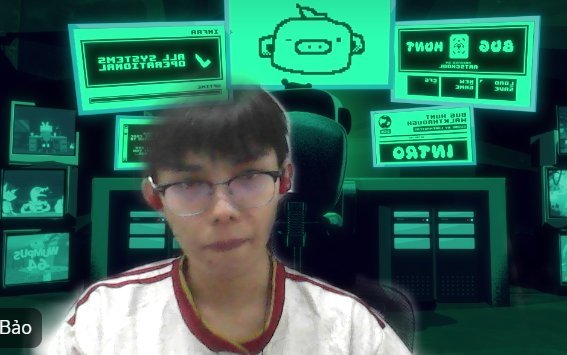
#> input picture Lab_3/images/sample.jpg, 567 x 355 px
$ python canny_lab.py   (older library calls are emulated)
#> lines starting #> are read from the running program, lines starting #| are printed output that depends on the picture; after the words box and inside, x2 and y2 are one past the last pixel; in counts of white or black regions, pixels touching at a corner belong together
"""Canny edge detection: educational stages, libraries, evaluation and video."""
from pathlib import Path
import argparse
import json
import time
import cv2
import numpy as np
from PIL import Image, ImageOps
from scipy.ndimage import binary_dilation
from skimage.feature import canny

ROOT = Path(__file__).resolve().parent


def read_gray(path):
    with Image.open(path) as image:
        return np.asarray(ImageOps.exif_transpose(image).convert('L'))


def validate(sigma, low, high):
    if not np.isfinite([sigma, low, high]).all() or sigma <= 0 or not 0 <= low < high <= 255:
        raise ValueError('Require sigma > 0 and 0 <= low < high <= 255')


def smooth(gray, sigma):
    return cv2.GaussianBlur(gray.astype(np.float64), (0, 0), sigma, borderType=cv2.BORDER_REFLECT_101)


def opencv_canny(gray, sigma=1, low=50, high=100):
    validate(sigma, low, high)
    blurred = np.clip(np.rint(smooth(gray, sigma)), 0, 255).astype(np.uint8)
    return cv2.Canny(blurred, low, high, apertureSize=3, L2gradient=True) > 0


def skimage_canny(gray, sigma=1, low=50, high=100):
    validate(sigma, low, high)
    return canny(gray.astype(float) / 255, sigma=sigma,
                 low_threshold=low / 255, high_threshold=high / 255, mode='reflect')


def manual_canny(gray, sigma=1, low=50, high=100):
    """Teaching version: 4-direction NMS and 8-connected hysteresis."""
    validate(sigma, low, high)
    blurred = smooth(gray, sigma)
    gx = cv2.Sobel(blurred, cv2.CV_64F, 1, 0, ksize=3)
    gy = cv2.Sobel(blurred, cv2.CV_64F, 0, 1, ksize=3)
    magnitude = np.hypot(gx, gy)
    angle = np.degrees(np.arctan2(gy, gx)) % 180
    nms = np.zeros_like(magnitude)
    center = magnitude[1:-1, 1:-1]
    a = angle[1:-1, 1:-1]
    directions = [((a < 22.5) | (a >= 157.5), magnitude[1:-1, :-2], magnitude[1:-1, 2:]),
                  ((a >= 22.5) & (a < 67.5), magnitude[:-2, :-2], magnitude[2:, 2:]),
                  ((a >= 67.5) & (a < 112.5), magnitude[:-2, 1:-1], magnitude[2:, 1:-1]),
                  ((a >= 112.5) & (a < 157.5), magnitude[:-2, 2:], magnitude[2:, :-2])]
    for mask, before, after in directions:
        keep = mask & (center >= before) & (center >= after)
        nms[1:-1, 1:-1][keep] = center[keep]
    strong = (nms >= high) & (nms > 0)
    candidates = ((nms >= low) & (nms > 0)).astype(np.uint8)
    _, labels = cv2.connectedComponents(candidates, connectivity=8)
    connected = np.unique(labels[strong])
    connected = connected[connected != 0]
    edges = np.isin(labels, connected)
    return {'blurred': blurred, 'gx': gx, 'gy': gy, 'magnitude': magnitude,
            'angle': angle, 'nms': nms, 'strong': strong,
            'weak': candidates.astype(bool) & ~strong, 'edges': edges}


def synthetic_scene():
    image = np.full((256, 320), 25, dtype=np.uint8)
    cv2.rectangle(image, (25, 35), (130, 140), 220, -1)
    cv2.circle(image, (230, 90), 45, 170, -1)
    triangle = np.array([[170, 220], [240, 155], [295, 225]], np.int32)
    cv2.fillPoly(image, [triangle], 240)
    # Analytic boundaries from the actual geometry, independent of detectors.
    truth = np.zeros_like(image)
    cv2.rectangle(truth, (25, 35), (130, 140), 1, 1)
    cv2.circle(truth, (230, 90), 45, 1, 1)
    cv2.polylines(truth, [triangle], True, 1, 1)
    return image, truth.astype(bool)


def edge_metrics(prediction, truth, tolerance=2):
    if prediction.shape != truth.shape or tolerance < 0:
        raise ValueError('Shapes must agree and tolerance must be nonnegative')
    pred, target = prediction.astype(bool), truth.astype(bool)
    y, x = np.ogrid[-tolerance:tolerance+1, -tolerance:tolerance+1]
    disk = x*x + y*y <= tolerance*tolerance
    precision = float((pred & binary_dilation(target, structure=disk)).sum() / max(pred.sum(), 1))
    recall = float((target & binary_dilation(pred, structure=disk)).sum() / max(target.sum(), 1))
    return {'precision': precision, 'recall': recall,
            'f1': 2 * precision * recall / max(precision + recall, 1e-12)}


def benchmark(gray, truth):
    def sobel():
        source = smooth(gray, 1)
        return np.hypot(cv2.Sobel(source, cv2.CV_64F, 1, 0), cv2.Sobel(source, cv2.CV_64F, 0, 1)) >= 100
    def laplacian():
        return np.abs(cv2.Laplacian(smooth(gray, 1), cv2.CV_64F, ksize=3)) >= 40
    methods = {'OpenCV': lambda: opencv_canny(gray), 'scikit-image': lambda: skimage_canny(gray),
               'Manual': lambda: manual_canny(gray)['edges'], 'Sobel magnitude': sobel,
               'Laplacian magnitude': laplacian}
    rows, predictions = [], {}
    for name, operation in methods.items():
        operation()  # warm-up
        durations = []
        for _ in range(5):
            start = time.perf_counter()
            prediction = operation()
            durations.append((time.perf_counter() - start) * 1000)
        predictions[name] = prediction
        rows.append({'method': name, 'median_ms': float(np.median(durations)),
                     'edge_pixels': int(prediction.sum()), **edge_metrics(prediction, truth)})
    return rows, predictions


# [52 lines left out: functions regions_and_shapes, process_video, not called in this run]


def main():
    parser = argparse.ArgumentParser(description=__doc__)
    parser.add_argument('--input', type=Path, default=ROOT/'images'/'sample.jpg')
    parser.add_argument('--output', type=Path, default=ROOT/'outputs')
    parser.add_argument('--sigma', type=float, default=1)
    parser.add_argument('--low', type=float, default=50)
    parser.add_argument('--high', type=float, default=100)
    parser.add_argument('--video', type=Path)
    args = parser.parse_args()
    args.output.mkdir(parents=True, exist_ok=True)
    if args.video:
        print('Frames:', process_video(args.video, args.output/'canny_video.mp4', args.sigma, args.low, args.high))
        return
    gray = read_gray(args.input)
#> in read_gray, image is the input picture: PIL image 567x355 RGBA; mean R, G, B, A 49.6, 102.7, 88.1, 255
#> in read_gray, `return np.asarray(ImageOps.exif_transpose(image).convert('L'))`:
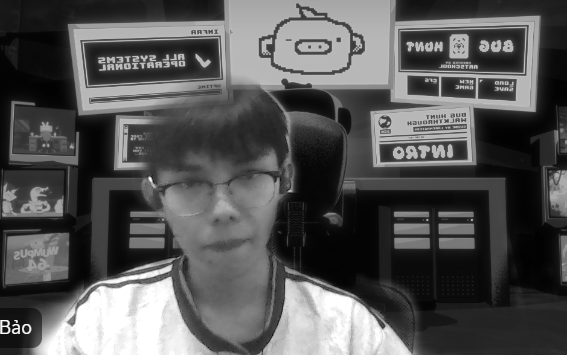
#> returned value: shape (355, 567); min 2, max 255, mean 85.1
    for name, edges in [('opencv', opencv_canny(gray,args.sigma,args.low,args.high)),
                        ('skimage', skimage_canny(gray,args.sigma,args.low,args.high)),
                        ('manual', manual_canny(gray,args.sigma,args.low,args.high)['edges'])]:
#> in manual_canny, `gy = cv2.Sobel(blurred, cv2.CV_64F, 0, 1, ksize=3)`:
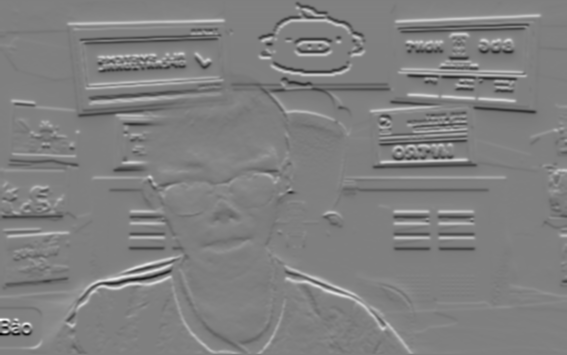
#> gy: shape (355, 567) float64; min -521, max 517.8, mean 1.9; drawn with min black and max white
        Image.fromarray(edges.astype(np.uint8)*255).save(args.output/f'{name}.png')
#> this loop made 3 passes
    scene, truth = synthetic_scene()
#> in synthetic_scene, `image = np.full((256, 320), 25, dtype=np.uint8)`: image: shape (256, 320); every value is 25
#> in synthetic_scene, `cv2.rectangle(truth, (25, 35), (130, 140), 1, 1)`:
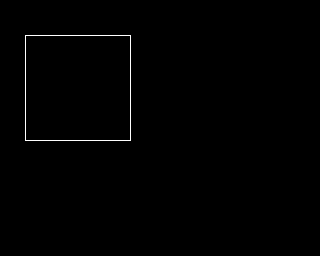
#> truth: shape (256, 320); values 0 (black) and 1 (white), 0.51% white in thin lines or dots, all inside (x1, y1, x2, y2) = (25, 35, 131, 141)
#> in synthetic_scene, `cv2.polylines(truth, [triangle], True, 1, 1)`:
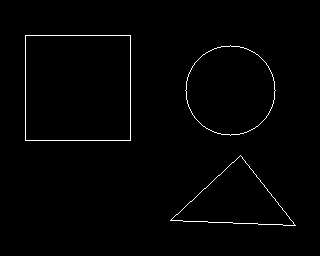
#> truth: shape (256, 320); values 0 (black) and 1 (white), 1.1% white in thin lines or dots, all inside (x1, y1, x2, y2) = (25, 35, 296, 226)
    rows, _ = benchmark(scene, truth)
#> the loop in benchmark, `for name, operation in methods.items():` made 5 passes
#> (name, precision in edge_metrics) on passes 1, 2, 4, 5: ('OpenCV', 1), ('scikit-image', 1), ('Sobel magnitude', 0.959), ('Laplacian magnitude', 0.871)
#> (name, precision in edge_metrics) on pass 3: ('Manual', 1)
#> pass 1, in opencv_canny (call 2), `blurred = np.clip(np.rint(smooth(gray, sigma)), 0, 255).astype(np.uint8)`:
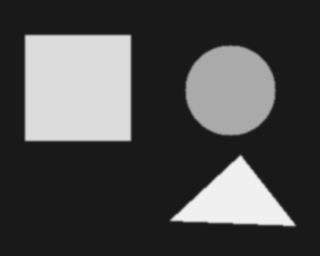
#> blurred: shape (256, 320); min 25, max 240, mean 74.5
#> pass 1, in edge_metrics, `pred, target = prediction.astype(bool), truth.astype(bool)`:
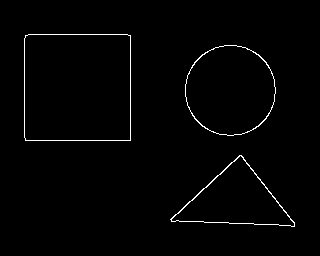
#> pred: shape (256, 320) bool; 1.4% white in thin lines or dots, all inside (x1, y1, x2, y2) = (24, 34, 295, 227)
#> after the loop in benchmark, `for name, operation in methods.items():`:
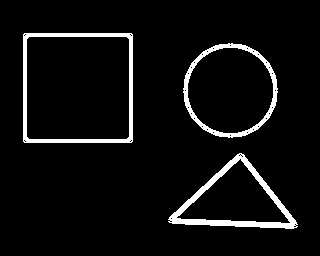
#> prediction: shape (256, 320) bool; 5.7% white; 3 white regions, box (x1, y1, x2, y2) and area: (168, 153, 298, 229) 1738, (23, 33, 133, 143) 1696, (183, 43, 278, 138) 1272
#> after the loop in benchmark, `for name, operation in methods.items():`: predictions = 5 items
#> rows = 5 items
    (args.output/'benchmark.json').write_text(json.dumps(rows, indent=2), encoding='utf-8')
    print(json.dumps(rows, indent=2))
#> (printed output is left out)


if __name__ == '__main__':
    main()
